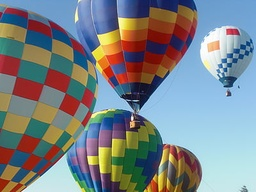
#> input picture Computer_Vision/Lab 1.jpg, 256 x 192 px, shrunk from 400 x 300 before the run
$ jupyter execute --allow-errors watershed.ipynb
#> lines starting #> are read from the running program, lines starting #| are printed output that depends on the picture
[cell 1]
import numpy as np
from PIL import Image
from scipy import ndimage
import matplotlib.pyplot as plt

def load_image(path):
    """Load image and convert to grayscale numpy array"""
#> called with path = './Lab 1.jpg'
    img = Image.open(path).convert('L')
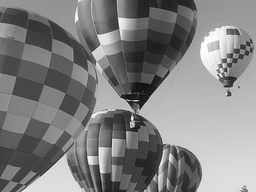
#> img: PIL image 256x192 L; min 9, max 255, mean 128.8
    return np.array(img)

def gradient_magnitude(img):
    """Calculate gradient magnitude using Sobel operators"""
    # Sobel operators
    sobel_x = np.array([[-1, 0, 1],
                        [-2, 0, 2],
                        [-1, 0, 1]])

    sobel_y = np.array([[-1, -2, -1],
                        [0, 0, 0],
                        [1, 2, 1]])

    # Calculate gradients
    grad_x = ndimage.convolve(img.astype('float32'), sobel_x)
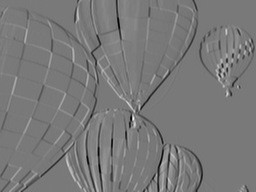
#> grad_x: shape (192, 256) float32; min -781, max 856, mean -2.6; drawn with min black and max white
    grad_y = ndimage.convolve(img.astype('float32'), sobel_y)
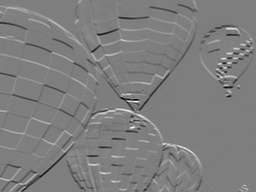
#> grad_y: shape (192, 256) float32; min -676, max 684, mean -1.3; drawn with min black and max white

    # Calculate magnitude
    gradient = np.sqrt(grad_x**2 + grad_y**2)
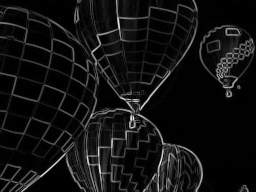
#> gradient: shape (192, 256) float32; min 0, max 858.7, mean 61.4; drawn with min black and max white
    return gradient

def find_local_minima(gradient_img):
    """Find local minima in the gradient image"""
    neighborhood = ndimage.generate_binary_structure(2, 2)
    local_min = (gradient_img == ndimage.minimum_filter(gradient_img,
                                                    footprint=neighborhood))
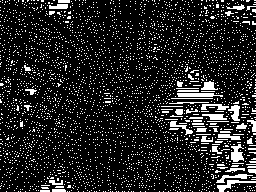
#> local_min: shape (192, 256) bool; 14.1% white in thin lines or dots
    return local_min

def label_markers(local_min):
    """Label the markers for watershed"""
    markers, num_features = ndimage.label(local_min)
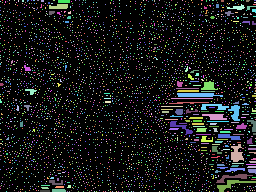
#> markers: shape (192, 256) int32; 3495 distinct labels, from 0 to 3494; one colour per label, 0 black
#> num_features = 3494
    return markers

def watershed_transform(gradient_img, markers):
    """Implement watershed algorithm"""
    # Get image dimensions
    height, width = gradient_img.shape
#> height = 192; width = 256

    # Create a queue for pixels to process
    queue = []

    # Initialize watershed image
    watershed = markers.copy()

    # Find initial boundary pixels
    for i in range(1, height-1):
        for j in range(1, width-1):
            if watershed[i,j] != 0:
                # Check neighbors
                for di in [-1, 0, 1]:
                    for dj in [-1, 0, 1]:
                        if watershed[i+di,j+dj] == 0:
                            queue.append((gradient_img[i,j], i, j))
                            break
#> after the loop, queue = 15097 items, first 6: (3.16, 1, 5), (3.16, 1, 5), (3.16, 1, 5), (2, 1, 7), (2, 1, 7), (2, 1, 7)

    # Sort queue by gradient magnitude
    queue.sort()

    # Process pixels
    while queue:
        _, i, j = queue.pop(0)

        # Get neighboring labels
        neighbor_labels = set()
        for di in [-1, 0, 1]:
            for dj in [-1, 0, 1]:
                if (di != 0 or dj != 0) and watershed[i+di,j+dj] != 0:
                    neighbor_labels.add(watershed[i+di,j+dj])

        # Assign label if all non-zero neighbors have same label
        if len(neighbor_labels) == 1:
            watershed[i,j] = neighbor_labels.pop()

            # Add neighbors to queue
            for di in [-1, 0, 1]:
                for dj in [-1, 0, 1]:
                    if watershed[i+di,j+dj] == 0:
                        queue.append((gradient_img[i+di,j+dj], i+di, j+dj))
            queue.sort()
#> this loop made 9416 passes
#> (i, j) on passes 1 to 3: (1, 27), (1, 27), (1, 27)
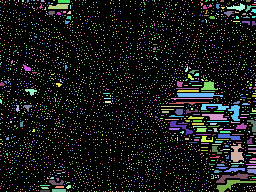
#> watershed: shape (192, 256) int32; 3448 distinct labels, from 0 to 3494; one colour per label, 0 black
#> after the loop, queue = 41091 items

    return watershed

def apply_watershed(image_path):
    """Apply complete watershed segmentation pipeline"""
    # Load and preprocess image
    img = load_image(image_path)

    # Calculate gradient magnitude
    gradient = gradient_magnitude(img)

    # Find local minima
    local_min = find_local_minima(gradient)

    # Label markers
    markers = label_markers(local_min)

    # Apply watershed transform
    result = watershed_transform(gradient, markers)

    return img, result

def display_results(original, watershed_result):
    """Display original image and watershed result"""
    plt.figure(figsize=(12, 4))

    plt.subplot(131)
    plt.imshow(original, cmap='gray')
    plt.title('Original Image')
    plt.axis('off')

    plt.subplot(132)
    plt.imshow(watershed_result, cmap='nipy_spectral')
    plt.title('Watershed Segmentation')
    plt.axis('off')

    plt.subplot(133)
    plt.imshow(original, cmap='gray')
    plt.imshow(watershed_result, cmap='nipy_spectral', alpha=0.3)
    plt.title('Overlay')
    plt.axis('off')

    plt.tight_layout()
    plt.show()

#> (the rest of this cell did not finish here and is left out)
